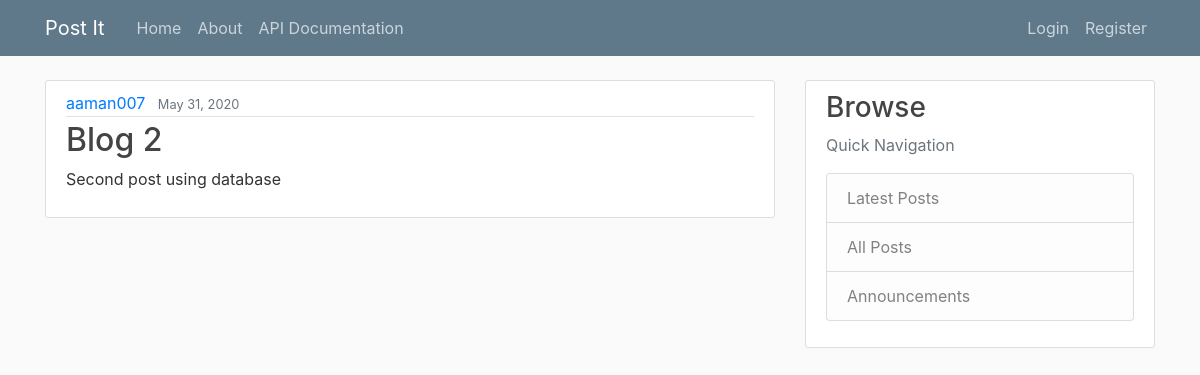
/post/2/, run on an earlier commit of the app's database.
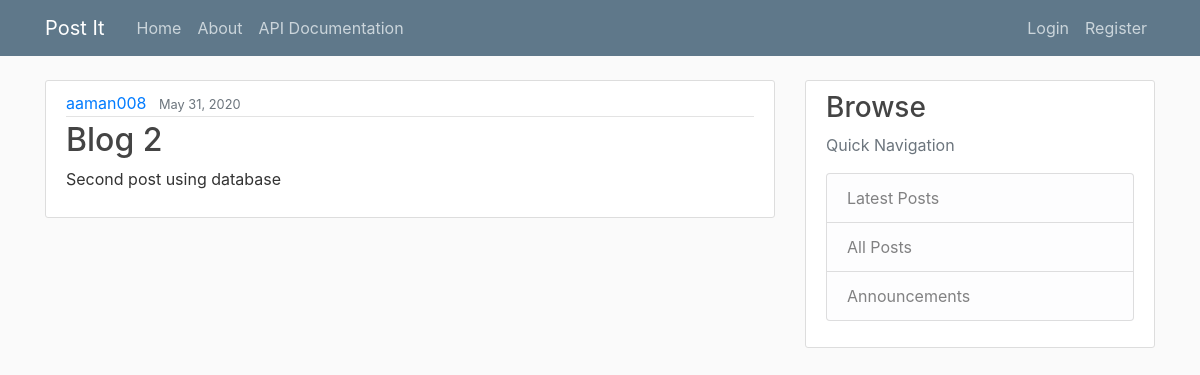
And on a later commit of the database.
### blog/models.py (models this page shows, shortened)
class Post(models.Model):
    title = models.CharField(max_length=100, null=False, blank=True)
    content = models.TextField(null=False, blank=False)
    date_published = models.DateTimeField(default=timezone.now)
    author = models.ForeignKey(User, on_delete=models.CASCADE)

### blog/views.py (the view)
class PostDetailView(DetailView):
    model = Post

### blog/templates/blog/post_detail.html (shortened to what this page needs)
{% extends "blog/base.html" %}
{% block content %}
        <article class="media content-section">
          <div class="media-body">
            <div class="article-metadata">
              <a class="mr-2" href="#">{{ object.author }}</a>
                <small class="text-muted">{{ object.date_published | date:"F d, Y" }}</small>
            </div>
            <h2 class="article-title" >{{ object.title }}</h2>
            <p class="article-content">{{ object.content }}</p>
          </div>
        </article>
{% endblock %}

What changed in the data, as far as the page shows it:
changed Post "Blog 2": author "aaman007" → "aaman008"
